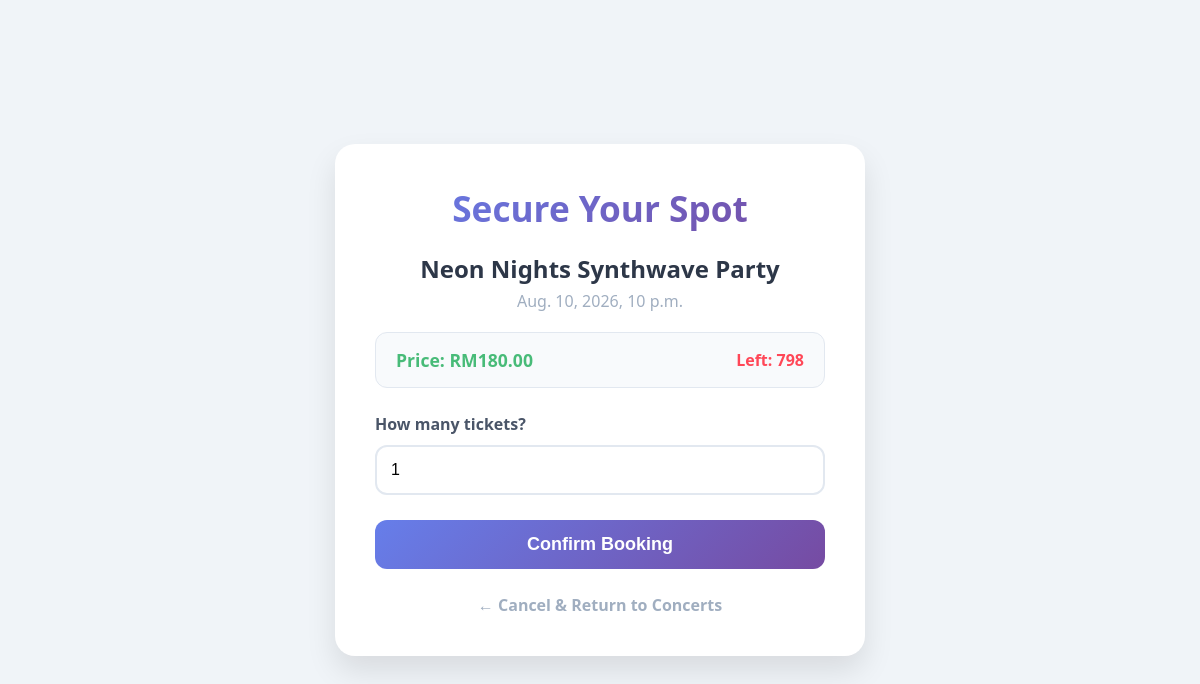
Page /book/3/ (signed in) on the committed database.
### booking/models.py (models this page shows, shortened)
class Concert(models.Model):
    title = models.CharField(max_length=200)
    description = models.TextField()
    date = models.DateTimeField()
    available_tickets = models.IntegerField()
    price = models.DecimalField(max_digits=8, decimal_places=2)
    poster = models.ImageField(upload_to='concert_posters/', blank=True, null=True)

### booking/views.py (the view, shortened to what this page needs)
# urls.py: path('book/<int:concert_id>/', views.book_ticket, name='book_ticket'),
@login_required
def book_ticket(request, concert_id):
    concert = get_object_or_404(Concert, id=concert_id)
    return render(request, 'booking/book_ticket.html', {'concert': concert})

### booking/templates/booking/book_ticket.html (shortened to what this page needs)
<!DOCTYPE html>
<html lang="en">
<head>
</head>
<body>
    <div class="booking-card">
        <h2>Secure Your Spot</h2>
        <div class="concert-title">{{ concert.title }}</div>
        <div class="concert-date">{{ concert.date }}</div>
        <div class="info-box">
            <span class="price">Price: RM{{ concert.price }}</span>
            <span class="tickets-red">Left: {{ concert.available_tickets }}</span>
        </div>
        <form method="POST">
            <label for="tickets_booked">How many tickets?</label>
            <input type="number" id="tickets_booked" name="tickets_booked" min="1" max="{{ concert.available_tickets }}" value="1" required>
            <button type="submit">Confirm Booking</button>
        </form>
        <div class="back-link">
            <a href="{% url 'concert_list' %}">← Cancel & Return to Concerts</a>
        </div>
    </div>
</body>
</html>

### booking/templates/booking/book_ticket.html (style rules this page uses)
body { font-family: 'Segoe UI', Tahoma, Geneva, Verdana, sans-serif; background-color: #f0f4f8; color: #2d3748; margin: 0; display: flex; justify-content: center; align-items: center; min-height: 100vh; padding: 20px; box-sizing: border-box; }
.booking-card { background: white; padding: 40px; border-radius: 20px; box-shadow: 0 15px 30px rgba(0,0,0,0.1); width: 100%; max-width: 450px; }
h2 { margin-top: 0; font-size: 2.2em; background: linear-gradient(135deg, #667eea 0%, #764ba2 100%); -webkit-background-clip: text; -webkit-text-fill-color: transparent; text-align: center; margin-bottom: 20px; }
.concert-title { font-size: 1.5em; font-weight: bold; color: #2d3748; text-align: center; margin-bottom: 5px; }
.concert-date { text-align: center; color: #a0aec0; margin-bottom: 20px; }
.info-box { background: #f8fafc; border-radius: 12px; padding: 15px 20px; margin-bottom: 25px; display: flex; justify-content: space-between; align-items: center; border: 1px solid #e2e8f0; }
.price { font-weight: bold; font-size: 1.1em; color: #48bb78; }
.tickets-red { color: #ff4757; font-weight: bold; }
form p, label { display: block; font-weight: 600; color: #4a5568; margin-bottom: 10px; text-align: left; }
input[type="number"] { width: 100%; padding: 14px; margin-bottom: 25px; border: 2px solid #e2e8f0; border-radius: 12px; box-sizing: border-box; font-size: 16px; transition: border-color 0.3s ease, box-shadow 0.3s ease; }
button[type="submit"] { background: linear-gradient(135deg, #667eea 0%, #764ba2 100%); color: white; border: none; padding: 14px 20px; border-radius: 12px; font-size: 18px; font-weight: bold; cursor: pointer; width: 100%; transition: transform 0.1s ease, box-shadow 0.1s ease; }
.back-link { margin-top: 25px; text-align: center; }
.back-link a { color: #a0aec0; text-decoration: none; font-weight: bold; transition: color 0.2s; }

### rows in the picture
Concert: title "Neon Nights Synthwave Party", date "Aug. 10, 2026, 10 p.m.", price "180.00", available_tickets "798"
